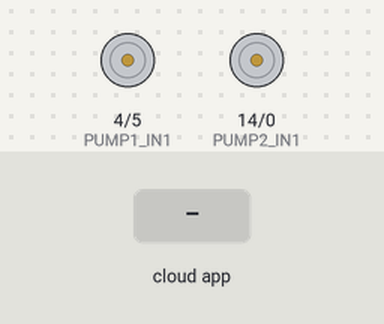
This sketch was run on a simulated ESP8266 (NodeMCU). Parts: motor-driver pin pairs drawn as motors (green arrow = first pin HIGH = forward, orange = second pin HIGH = backward, longer = more drive). The inputs (shaded band) are chosen by the test bench. WiFi joins after 1.5 s; servers stay silent unless stated; the Firebase database answers and starts empty; what the sketch prints to the serial monitor is not drawn.

Above: at 2.7 s.
2.8 s: the phone or cloud app sets pump1 to 1
At 4.8 s:
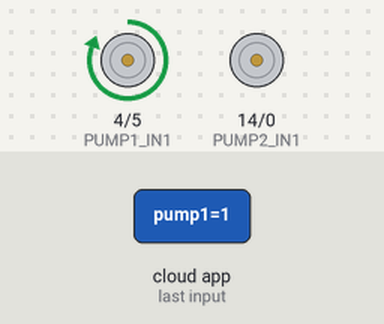
5.3 s: the phone or cloud app sets pump2 to 1
At 6.6 s:
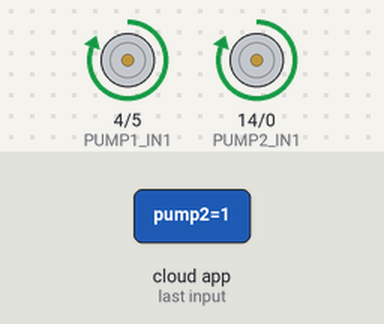
7.6 s: the phone or cloud app sets pump1 to 0
At 9.0 s:
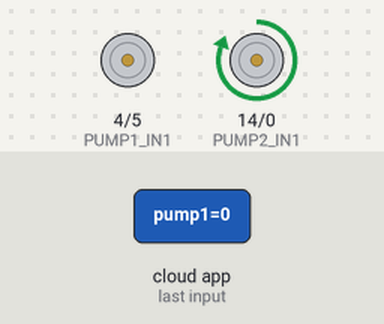
9.3 s: the phone or cloud app sets pump2 to 0
At 10.9 s:
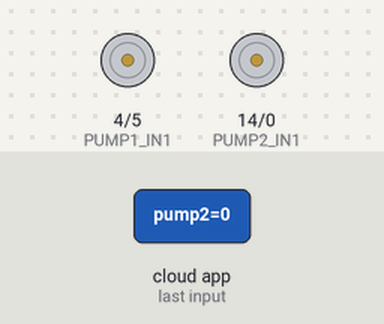
Timing chart, 0 to 12.4 s (numbered marks = the images above; inputs shaded):
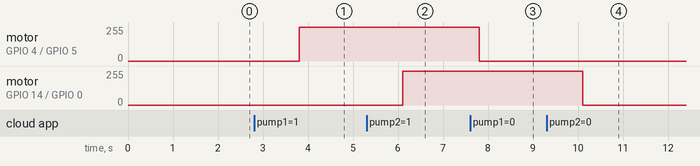

The sketch:

motorcontrol.ino
```cpp
#include <ESP8266WiFi.h>
#include <Firebase_ESP_Client.h>

// ==== CONFIGURATION ====
#define WIFI_SSID "Srinjoy5G"
#define WIFI_PASSWORD "gotohell"
#define API_KEY "AIzaSyCII_qpWN7Xj0-qEYtIIQNzDmDoObywHoI"
#define DATABASE_URL "https://ledblink-f184b-default-rtdb.asia-southeast1.firebasedatabase.app/"
#define USER_EMAIL "srinjoyt06@gmail.com"
#define USER_PASSWORD "00112233"

// Motor pins
#define PUMP1_IN1 4       // D2 (GPIO4)
#define PUMP1_IN2 5       // D1 (GPIO5)
#define PUMP2_IN1 14      // D5 (GPIO14)
#define PUMP2_IN2 0       // D3 (GPIO0)

FirebaseData fbdo;
FirebaseAuth auth;
FirebaseConfig config;

void pump1On() {
  digitalWrite(PUMP1_IN1, HIGH);
  digitalWrite(PUMP1_IN2, LOW);
}
void pump1Off() {
  digitalWrite(PUMP1_IN1, LOW);
  digitalWrite(PUMP1_IN2, LOW);
}
void pump2On() {
  digitalWrite(PUMP2_IN1, HIGH);
  digitalWrite(PUMP2_IN2, LOW);
}
void pump2Off() {
  digitalWrite(PUMP2_IN1, LOW);
  digitalWrite(PUMP2_IN2, LOW);
}

unsigned long prevMillis = 0;

void setup() {
  Serial.begin(115200);

  pinMode(PUMP1_IN1, OUTPUT);
  pinMode(PUMP1_IN2, OUTPUT);
  pinMode(PUMP2_IN1, OUTPUT);
  pinMode(PUMP2_IN2, OUTPUT);

  pump1Off();
  pump2Off();

  WiFi.begin(WIFI_SSID, WIFI_PASSWORD);
  Serial.print("Connecting to WiFi");
  while (WiFi.status() != WL_CONNECTED) {
    Serial.print(".");
    delay(300);
  }
  Serial.println();
  Serial.printf("Connected with IP: %s\n", WiFi.localIP().toString().c_str());

  config.api_key = API_KEY;
  config.database_url = DATABASE_URL;
  auth.user.email = USER_EMAIL;
  auth.user.password = USER_PASSWORD;

  Firebase.reconnectNetwork(true);
  fbdo.setBSSLBufferSize(4096, 1024);
  fbdo.setResponseSize(2048);

  Firebase.begin(&config, &auth);
  Firebase.setDoubleDigits(2);
  config.timeout.serverResponse = 10000;
}

void loop() {
  if (Firebase.ready() && (millis() - prevMillis > 2000 || prevMillis == 0)) {
    prevMillis = millis();

    int pump1State = 0;
    if (Firebase.RTDB.getInt(&fbdo, "/controls/pump1")) {
      pump1State = fbdo.intData();

      // Read water level percentage
      if (Firebase.RTDB.getInt(&fbdo, "/sensors/waterLevelPercent")) {
        int waterLevelPercent = fbdo.intData();
        if (waterLevelPercent > 80 && pump1State == 1) {
          Serial.println("Pump1 OFF: Water level above 80%");
          pump1Off();
          Firebase.RTDB.setBool(&fbdo, "/controls/pump1", false);
        } else if (pump1State == 1) {
          pump1On();
        } else {
          pump1Off();
        }
      } else {
        // Fall back to normal control if water level not available
        if (pump1State == 1) pump1On();
        else pump1Off();
      }
    } else {
      pump1Off();
    }


    int pump2State = 0;
    if (Firebase.RTDB.getInt(&fbdo, "/controls/pump2")) {
      pump2State = fbdo.intData();

      // Read soil moisture percentage
      if (Firebase.RTDB.getInt(&fbdo, "/sensors/moisture")) {
        int soilMoisturePercent = fbdo.intData();
        if (soilMoisturePercent > 70 && pump2State == 1) {
          Serial.println("Pump2 OFF: Soil moisture above 70%");
          pump2Off();
          Firebase.RTDB.setBool(&fbdo, "/controls/pump2", false);
        } else if (pump2State == 1) {
          pump2On();
        } else {
          pump2Off();
        }
      } else {
        // Fall back to normal control if soil moisture not available
        if (pump2State == 1) pump2On();
        else pump2Off();
      }
    } else {
      pump2Off();
    }
  }
}
```

Measured:
- after the input at 2.8 s, motor on GPIO 4 (PUMP1_IN1) / GPIO 5 (PUMP1_IN2): stopped → forward 255/255 after 1.0 s
- after the input at 5.3 s, motor on GPIO 14 (PUMP2_IN1) / GPIO 0 (PUMP2_IN2): stopped → forward 255/255 after 0.81 s
- after the input at 7.6 s, motor on GPIO 4 (PUMP1_IN1) / GPIO 5 (PUMP1_IN2): forward 255/255 → stopped after 0.21 s
- after the input at 9.3 s, motor on GPIO 14 (PUMP2_IN1) / GPIO 0 (PUMP2_IN2): forward 255/255 → stopped after 0.81 s
